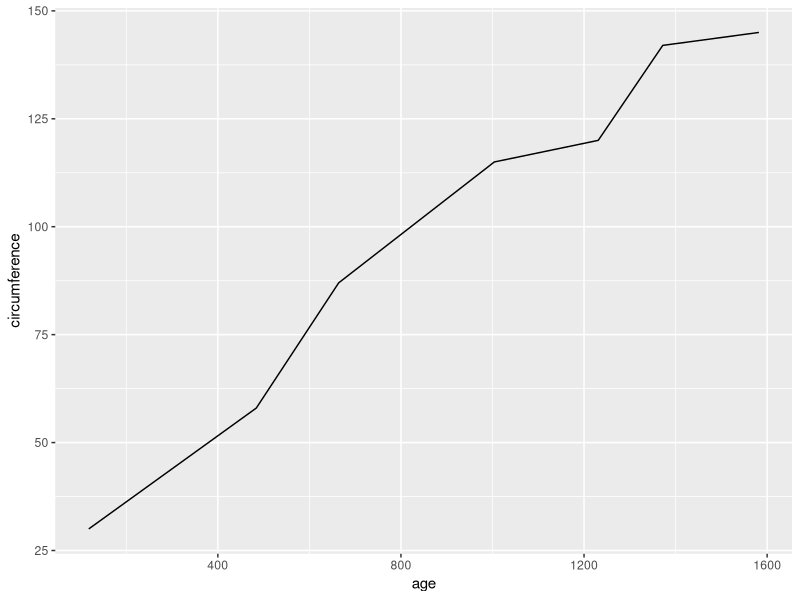
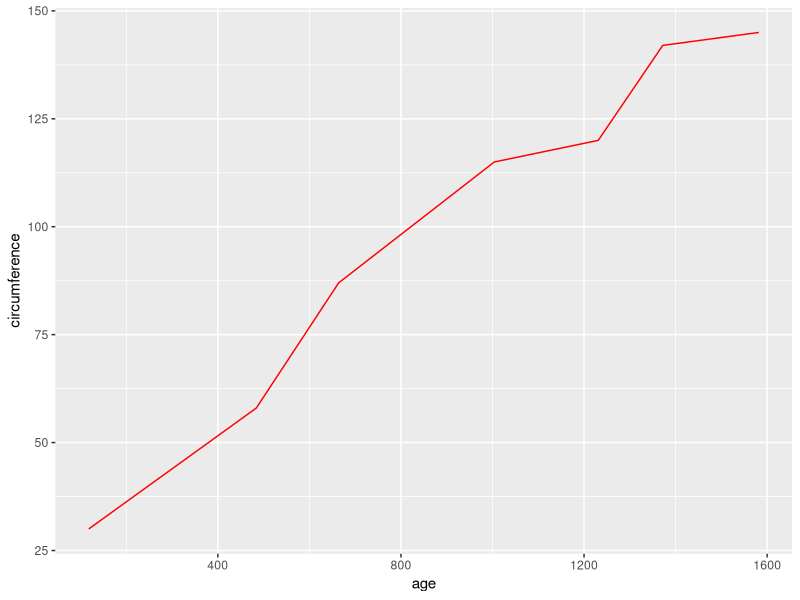
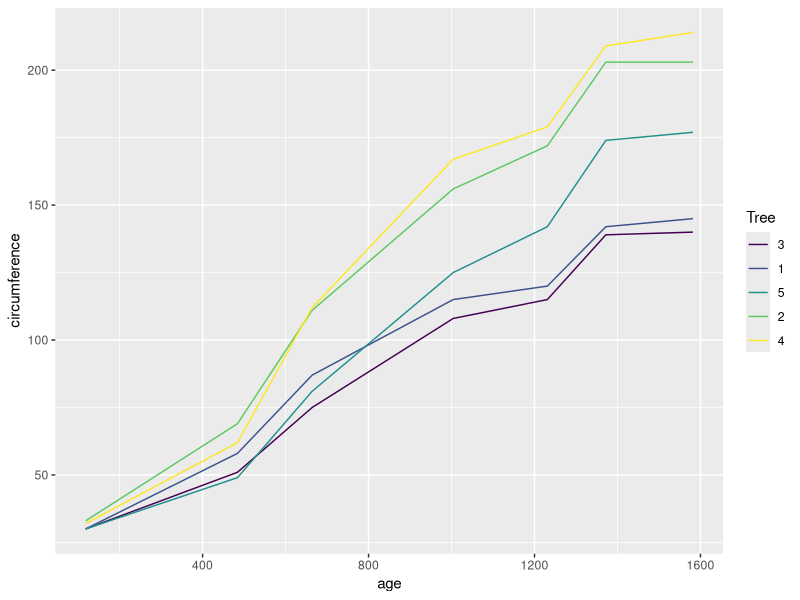
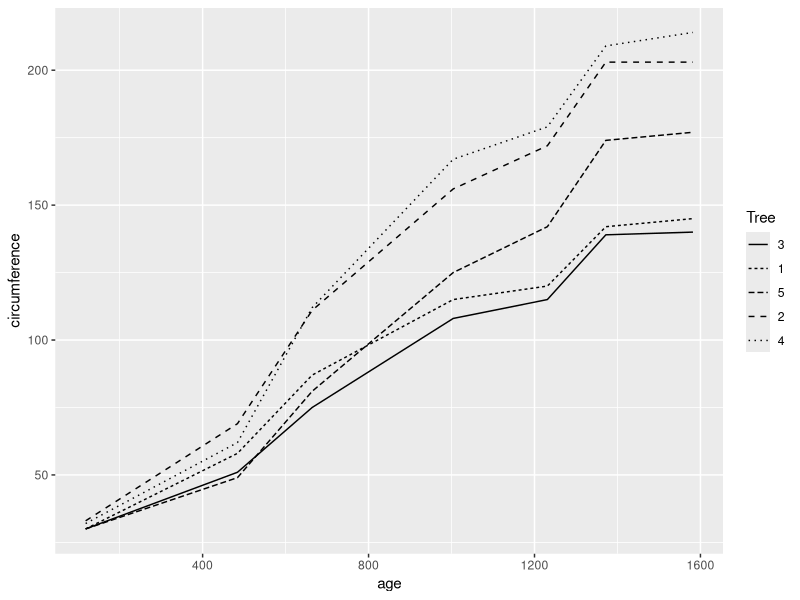
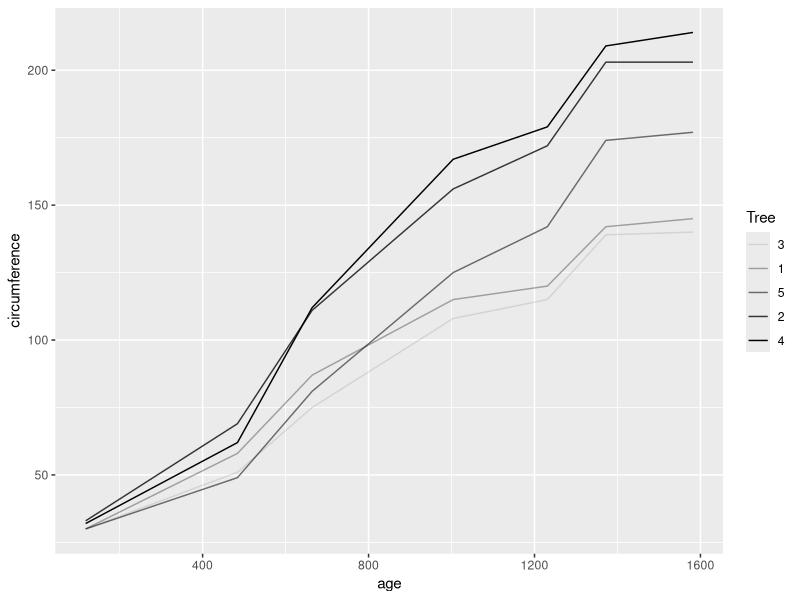
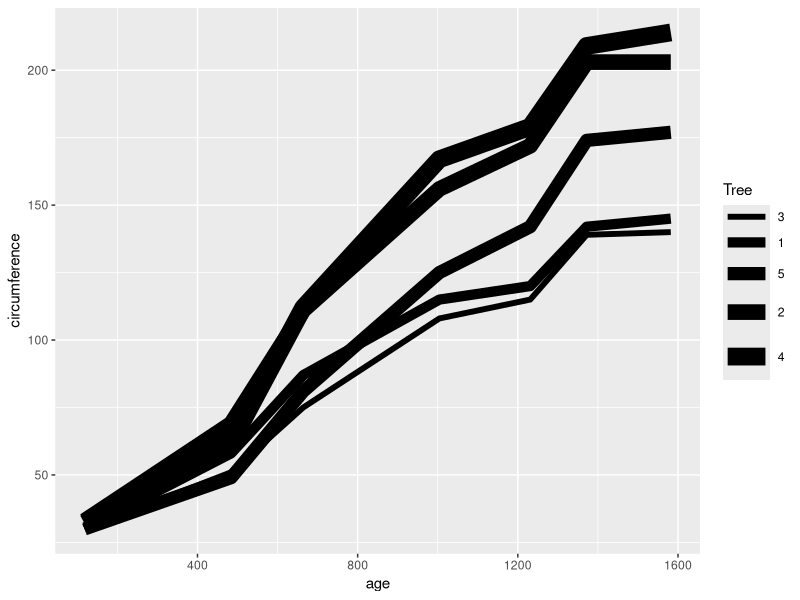

Recreate these plots in R, in order.
#Line Graphs using ggplot
#we'll be using the Orange dataset that's built into R. This dataset contains information on 
#the age and circumference of 5 different orange trees, letting us see how these trees grow over time. 

head(Orange, n = 10)

library(tidyverse)
# Filter the data we need
tree_1 <- filter(Orange, Tree == 1)

# Graph the data
ggplot(tree_1) +
  geom_line(aes(x = age, y = circumference))

#Changing line color
ggplot(tree_1) +
  geom_line(aes(x = age, y = circumference), color = 'red')

# Graph different data
ggplot(Orange) +
  geom_line(aes(x = age, y = circumference, color = Tree))

#changing line type
ggplot(Orange) +
  geom_line(aes(x = age, y = circumference, linetype = Tree))

#Changing transparency in ggplot + geom_line with the alpha aesthetic
ggplot(Orange) +
  geom_line(aes(x = age, y = circumference, alpha = Tree))

#Changing the size aesthetic mapping in ggplot + geom_line
ggplot(Orange) +
  geom_line(aes(x = age, y = circumference, size = Tree))
